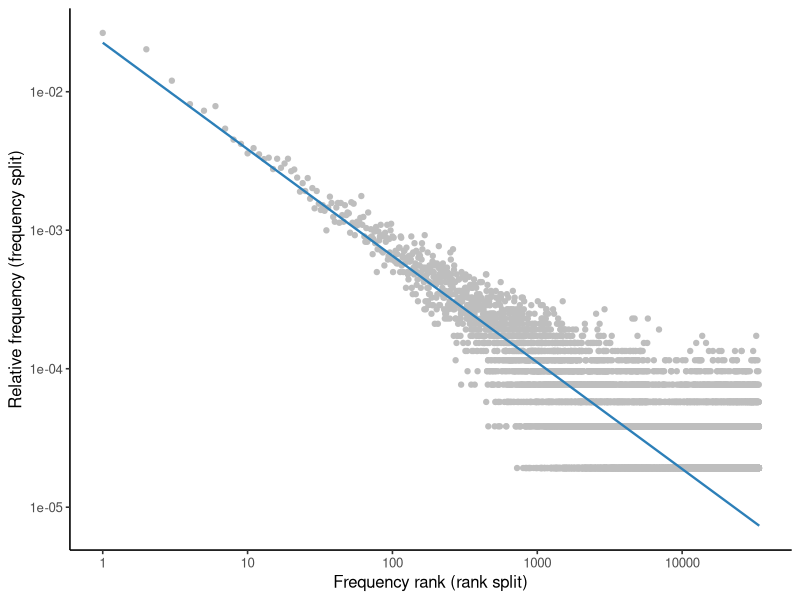
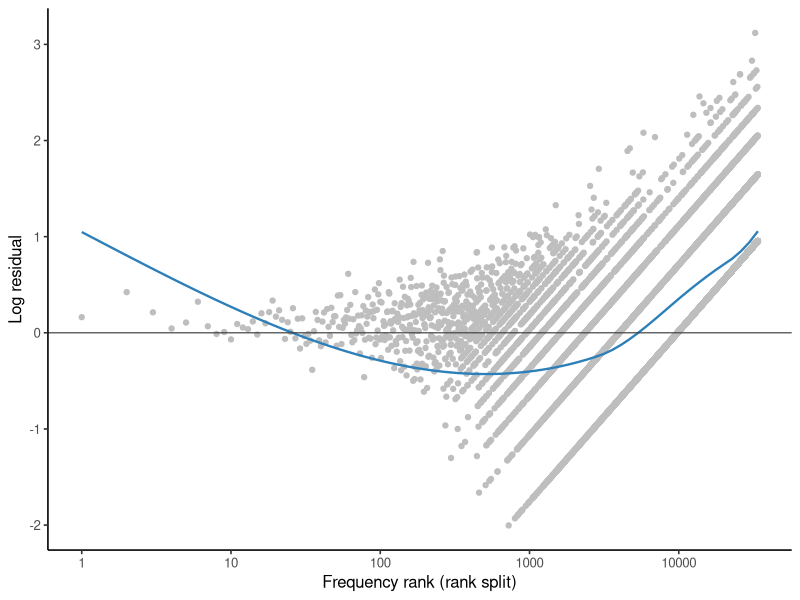

Reproduce these figures in R, in order.
## ---- chunk 1
#| label: load-turkish-frequencies
library(ggplot2)

forms <- read.csv("data/ud-turkish-boun/word-form-frequencies.csv",
                  fileEncoding = "UTF-8")

stopifnot(
  nrow(forms) == 33876L,
  sum(forms$frequency) == 104426L,
  !anyDuplicated(forms$word_form),
  all(forms$frequency > 0)
)

c(types = nrow(forms), tokens = sum(forms$frequency))
## ---- chunk 2
#| label: split-rank-frequency
set.seed(20261018)

forms$rank_count <- rbinom(nrow(forms), size = forms$frequency, prob = 0.5) # dqr-allow: algorithm-setting
forms$frequency_count <- forms$frequency - forms$rank_count

forms$tie_breaker <- runif(nrow(forms)) # dqr-allow: algorithm-setting
rank_order <- order(-forms$rank_count, forms$tie_breaker)
forms$rank_split <- integer(nrow(forms))
forms$rank_split[rank_order] <- seq_len(nrow(forms))

split_tokens <- sum(forms$frequency_count)
forms$relative_frequency <- forms$frequency_count / split_tokens

stopifnot(
  all(forms$rank_count + forms$frequency_count == forms$frequency),
  length(unique(forms$rank_split)) == nrow(forms),
  abs(sum(forms$relative_frequency) - 1) < 1e-10
)
## ---- chunk 3
#| label: fit-zipf-mandelbrot
log_sum_exp <- function(x) {
  x_max <- max(x)
  x_max + log(sum(exp(x - x_max)))
}

negative_log_likelihood <- function(theta) {
  alpha <- exp(theta[[1]])
  beta <- exp(theta[[2]])
  log_weight <- -alpha * log(forms$rank_split + beta)
  log_probability <- log_weight - log_sum_exp(log_weight)
  -sum(forms$frequency_count * log_probability)
}

zipf_fit <- optim(
  par = log(c(alpha = 1, beta = 2.7)), # dqr-allow: algorithm-setting
  fn = negative_log_likelihood,
  method = "L-BFGS-B",
  lower = log(c(alpha = 0.05, beta = 0.001)), # dqr-allow: algorithm-setting
  upper = log(c(alpha = 5, beta = 10000)), # dqr-allow: algorithm-setting
  control = list(maxit = 1000) # dqr-allow: algorithm-setting
)

zipf_coef <- exp(zipf_fit$par)
names(zipf_coef) <- c("alpha", "beta")
log_weight <- -zipf_coef[["alpha"]] *
  log(forms$rank_split + zipf_coef[["beta"]])
forms$fitted_frequency <- exp(log_weight - log_sum_exp(log_weight))

rank_frequency <- subset(forms, frequency_count > 0)
rank_frequency$log_residual <-
  log(rank_frequency$relative_frequency) -
  log(rank_frequency$fitted_frequency)

stopifnot(
  zipf_fit$convergence == 0,
  zipf_coef[["alpha"]] > 0,
  zipf_coef[["beta"]] >= 0,
  all(forms$fitted_frequency > 0),
  abs(sum(forms$fitted_frequency) - 1) < 1e-10
)

zipf_coef
## ---- chunk 4
#| label: plot-zipf-fit
#| fig-cap: "Turkish BOUN word-form frequencies. Ranks and relative frequencies are estimated from separate fixed token splits; the blue line is the fitted Zipf–Mandelbrot curve."
ggplot(rank_frequency,
       aes(rank_split, relative_frequency)) +
  geom_point(color = "grey") +
  geom_line(aes(y = fitted_frequency),
            color = "#2C7FB8", linewidth = 0.8) +
  scale_x_log10() +
  scale_y_log10() +
  labs(x = "Frequency rank (rank split)",
       y = "Relative frequency (frequency split)") +
  theme_classic(base_size = 12)
## ---- chunk 5
#| label: plot-zipf-residuals
#| fig-cap: "Ordered residuals from the fitted Zipf–Mandelbrot curve. The horizontal line marks zero residual."
ggplot(rank_frequency, aes(rank_split, log_residual)) +
  geom_point(color = "grey") +
  geom_smooth(color = "#2C7FB8", method = "loess", formula = y ~ x,
              se = FALSE, linewidth = 0.8) +
  geom_hline(yintercept = 0, color = "grey25", linewidth = 0.4) +
  scale_x_log10() +
  labs(x = "Frequency rank (rank split)", y = "Log residual") +
  theme_classic(base_size = 12)
